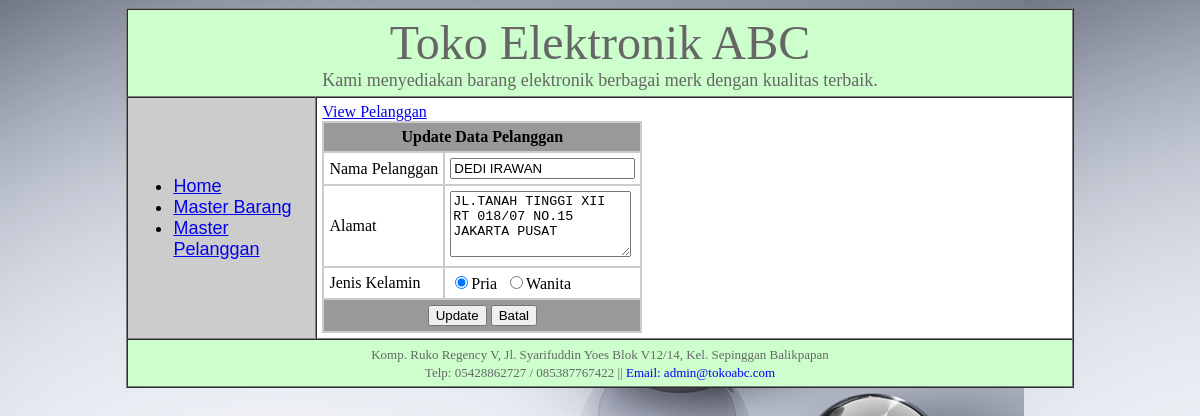
Before: /Pertemuan12/index.php?page=update_pelanggan&kdpel=PL001 with the older database file.
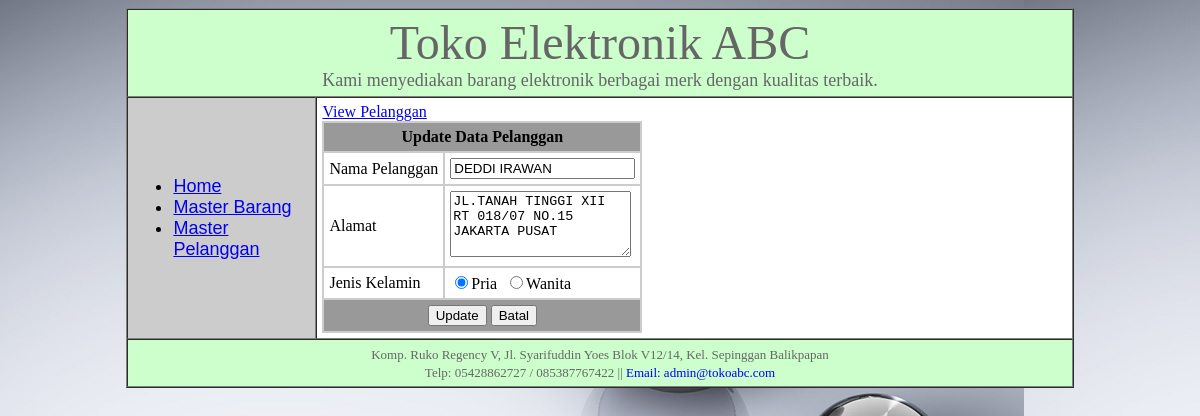
After: the same page with the newer database file.
### tables this page shows
CREATE TABLE `pelanggan` (
  `kdpel` varchar(5) NOT NULL,
  `nmpel` varchar(45) DEFAULT NULL,
  `alamat` varchar(200) DEFAULT NULL,
  `jk` varchar(45) DEFAULT NULL,
  `dibuat` datetime DEFAULT NULL,
  `diupdate` timestamp NULL DEFAULT NULL ON UPDATE current_timestamp(),
  PRIMARY KEY (`kdpel`)
);

### Pertemuan12/pelanggan/data_pelanggan.php (called while the page is built, shortened)
<?php
function ambil_pelanggan($kode=NULL)
{
	$konek = con();
	if ($kode != NULL) { $cari="WHERE kdpel = '$kode'"; } else { $cari=""; }
	$query = mysqli_query($konek,"SELECT * FROM pelanggan $cari ORDER BY kdpel ASC");
	if (!$query) { echo mysqli_error(); } else { return $query; }
}
?>

### Pertemuan12/pelanggan/update_pelanggan.php (the view, shortened to what this page needs)
<?php
	$data = ambil_pelanggan($_GET['kdpel']);
   	while($row = mysqli_fetch_array($data))
	{
		$nmpel = $row['nmpel'];
		$alamat = $row['alamat'];
		$jk = $row['jk'];
	}
?>
<a href="index.php?page=master_pelanggan">View Pelanggan</a>
<table border="1" bordercolor="#CCCCCC" cellpadding="5" cellspacing="0">
	<tr>
    	<td align="center" colspan="2" bgcolor="#999999"><strong>Update Data Pelanggan</strong></td>
    </tr>
    <form action="index.php?page=master_pelanggan" method="post">
    <tr><td>Nama Pelanggan</td><td><input type="text" name="nmpel" maxlength="25" size="20" value="<?php echo $nmpel; ?>"></td></tr>
    <tr><td>Alamat</td><td><textarea name="alamat" rows="4" cols="20"><?php echo $alamat ?></textarea></td></tr>
    <tr>
    	<td>Jenis Kelamin</td>
        <td>
        	<?php
				if ($jk == "Pria")
				{
					echo '<input type="radio" value="Pria" name="jk" checked="checked" />Pria &nbsp;';
					echo '<input type="radio" value="Wanita" name="jk" />Wanita';
				}
				else
				{
					echo '<input type="radio" value="Pria" name="jk"/>Pria &nbsp;';
					echo '<input type="radio" value="Wanita" name="jk" checked="checked" />Wanita';
				}
			?>
        </td>
   	</tr>
    <tr>
    	<td bgcolor="#999999" colspan="2" align="center">
            <input type="submit" value="Update">&nbsp;<input type="reset" value="Batal">
        </td>
    </tr>
	</form>
</table>

Changed rows visible on the page:
changed pelanggan "JL.TANAH TINGGI XII RT 018/07 NO.15 JAKARTA PUSAT": nmpel "DEDI IRAWAN" → "DEDDI IRAWAN"
